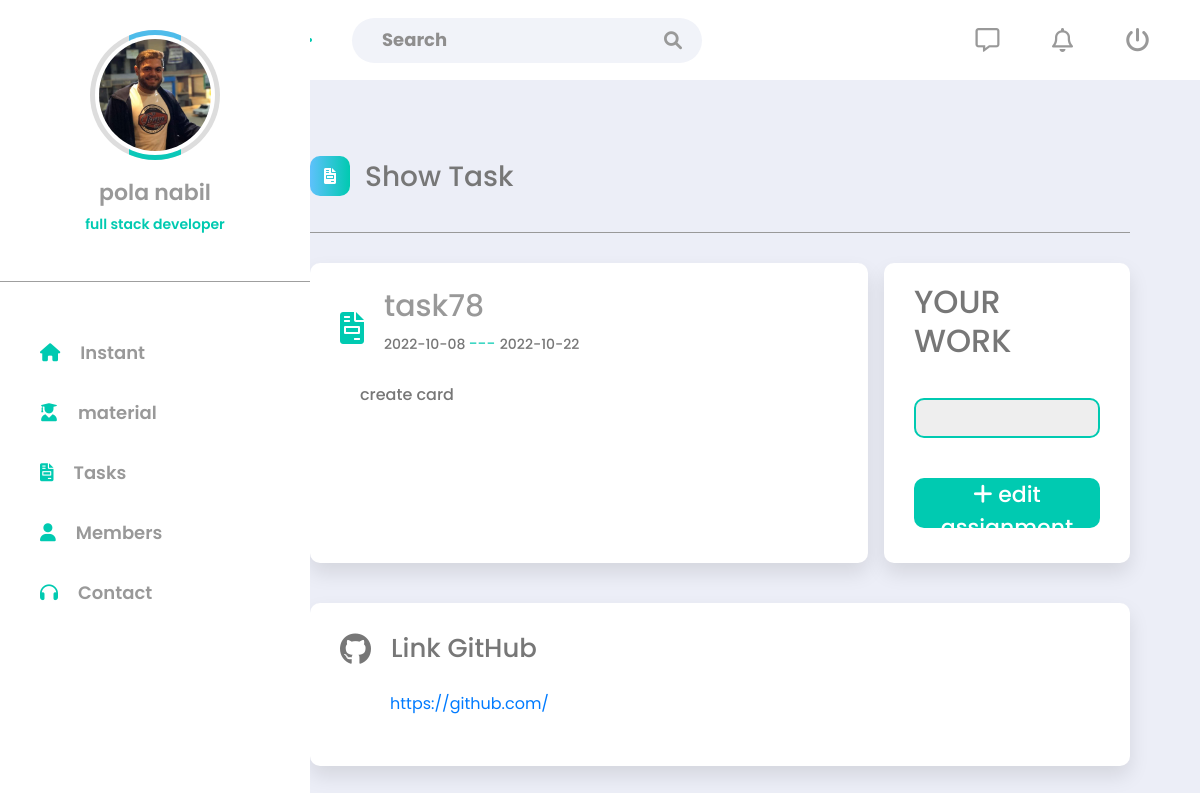
The app's page /user/tasks/show-task.php?task_id=15 (signed in) with its own data.
### tables this page shows
CREATE TABLE `tasks` (
  `id` int(11) NOT NULL,
  `title` varchar(200) NOT NULL,
  `content` varchar(300) NOT NULL,
  `group_id` int(11) NOT NULL,
  `deadline` date NOT NULL,
  `created_at` date NOT NULL DEFAULT current_timestamp()
);

CREATE TABLE `task_rate` (
  `id` int(11) NOT NULL,
  `task_id` int(11) NOT NULL,
  `student_id` int(11) NOT NULL,
  `assignment` varchar(255) NOT NULL DEFAULT 'null',
  `rate` varchar(10) NOT NULL DEFAULT 'null'
);

### user/tasks/show-task.php (the view, shortened to what this page needs)
<?php
include "../shared/head.php";
include "../shared/header.php";
include "../shared/Sidebar.php";
include "../general/connection.php";
$id = $_GET['task_id'];
$stud_id = $_SESSION['user']['id'];
$s = "SELECT tasks.id,tasks.title as task_name,tasks.deadline,tasks.content,tasks.group_id,tasks.created_at,track.title as tr_title,groups.status ,groups.id as group_id FROM `tasks` JOIN groups on tasks.group_id=groups.id JOIN diplomas on groups.diploma_id=diplomas.id JOIN track on diplomas.track_id=track.id  WHERE tasks.id=$id";
$q_s = mysqli_query($con, $s);
$row = mysqli_fetch_assoc($q_s);
$s_t = "SELECT `id`, `task_id`, `student_id`, `assignment`, `rate` FROM `task_rate` WHERE student_id=$stud_id AND task_id=$id";
$q_s_t = mysqli_query($con, $s_t);
$r = mysqli_fetch_assoc($q_s_t);
$nu = mysqli_num_rows($q_s_t);
?>
<div class="home-profile">
    <div class="title-home">
        <i class="fa-sharp fa-solid fa-file-invoice"></i>
        <h2> Show Task</h2>
    </div>
    <div class="show">
        <div class="task-show">
            <div class="title-task">
                <i class="fa-sharp fa-solid fa-file-invoice"></i>
                <div class="title-assi">
                    <h2><?= $row['task_name'] ?></h2>
                    <p><span class="time"><?= $row['created_at'] ?> </span> --- <span class="date"><?= $row['deadline'] ?> </span></p>
                </div>
            </div>
            <div class="task-content">
                <p><?= $row['content'] ?></p>
            </div>
        </div>
        <div class="add-assi">
            <h2>YOUR WORK</h2>
            <form method="POST">
                <input type="text" name="link">
                <?php if($nu == 0){ ?>
                <button name="send"><i class="fa-solid fa-plus"></i> add assignment</button>
                    <?php } else { ?>
                        <button name="update"><i class="fa-solid fa-plus"></i> edit assignment</button>
                        <?php }?>
            </form>
        </div>
    </div>
    <div class="my-task">
        <div class="my-task-title">
            <i class="fa-brands fa-github"></i>
            <h2> Link GitHub </h2>
        </div>
        <div class="my-task-link">
            <?php if ($nu == 0) { ?>
                <a href="">not send</a>
            <?php } else { ?>
                <a href="<?= $r['assignment'] ?>"><?= $r['assignment'] ?></a>
            <?php } ?>
        </div>
    </div>
</div>
<?php
include "../shared/script.php"
?>

### user/css/main.css (style rules this page uses)
* { font-family: 'Poppins', sans-serif; margin: 0; padding: 0; list-style: none; outline: none; box-sizing: border-box; }
html { scroll-behavior: smooth; }
body { background: #ECEEF7; }
::placeholder { color: #999; font-size: 18px; font-weight: 500; }
.home-profile { position: absolute; right: 0; top: 80px; width: 80%; height: auto; padding: 70px; color: #fff; }
.home-profile .title-home { display: flex; align-items: center; gap: 15px; padding-bottom: 30px; border-bottom: 1px solid #999; }
.home-profile .title-home h2 { padding-top: 10px; font-size: 28px; color: #777; }
.home-profile .title-home i { display: flex; align-items: center; justify-content: center; width: 40px; height: 40px; border-radius: 10px; font-size: 16px; color: #fff; background: linear-gradient(to right , rgba(0, 163, 255, .6) , #00CAB1); }
.title-task { display: flex; display: flex; align-items:center; gap: 15px; width: 100%; height: 70px; color: #00CAB1; }
.title-task i { font-size: 32px; }
.title-task h2 { margin-top: 5px; font-size: 30px; color: #999; }
.show { display: grid; grid-template-columns: 68% 30%; justify-content: space-between; width: 100%; height: auto; margin: 30px 0; }
.task-show { display: flex; flex-direction: column; width: 100%; height: 300px; padding: 30px ; background: #fff; border-radius: 10px; box-shadow: 0 10px 20px rgba(0, 0, 0, .1) }
.title-task { display: flex; gap: 20px; }
.title-assi .time , .date { font-size: 14px; font-weight: 500; line-height: 1; color: #777; }
.task-content { width: 100%; padding: 20px; }
.task-content p { font-size: 16px; font-weight: 500; color: #777; }
.add-assi { display: flex; flex-direction: column; align-items:center; justify-content: center; gap: 30px; width: 100%; height: 300px; padding: 30px; background: #fff; border-radius: 10px; color: #777; box-shadow: 0 10px 20px rgba(0, 0, 0, .1) }
.add-assi form input { width: 100%; height: 40px; border-radius: 10px; border: 2px solid #00CAB1; background: #eee; }
.add-assi form button { width: 100%; height: 50px; font-size: 22px; font-weight: 500; color: #fff; border: none; margin-top: 40px; border-radius: 10px; background: #00CAB1; }
.my-task { width: 100%; height: auto; padding: 30px ; margin-top: 40px; background: #fff; border-radius: 10px; color: #777; box-shadow: 0 10px 20px rgba(0, 0, 0, .1) }
.my-task .my-task-title { display: flex; gap: 20px; }
.my-task .my-task-title i { font-size: 32px; font-weight: 500; }
.my-task .my-task-title h2 { font-size: 26px; font-weight: 500; }
.my-task-link { padding: 20px 50px; }
input::placeholder { color: rgb(143, 142, 142); font-weight: 700; font-size: 18px; }

### records on screen
tasks: title "task78", created_at "2022-10-08", deadline "2022-10-22", content "create card"
task_rate: assignment "https://github.com/"

### other values on screen
$_SESSION['user']['first_name'] "pola"
$_SESSION['user']['last_name'] "nabil"
